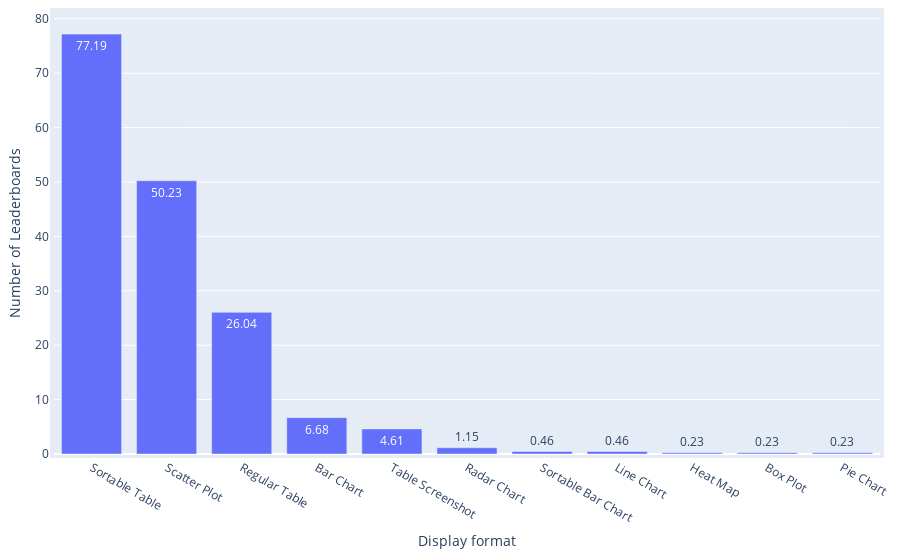

The notebook cell saved with this chart:
### Code cell
df = pd.read_csv(path_meta / 'leaderboard_processed.csv')
df['Display formats'] = df['Display formats'].apply(ast.literal_eval)

df_split = df.explode('Display formats')['Display formats'].value_counts().reset_index(name='Frequency')
print(f"{df_split['Display formats'].iloc[0]} is the most popular display format of leaderboards, accounting for {round(df_split['Frequency'].iloc[0]/len(df)*100,2)}% ({df_split['Frequency'].iloc[0]} out of {len(df)}) leaderboard systems.")
df_split['Weight'] = 1

statistics = {
    'Distribution': 'Leaderboard Systems across Display Formats',
    'Mean': np.mean(df_split['Frequency']),
    'Median': np.median(df_split['Frequency']),
    'IQR': df_split['Frequency'].quantile(0.75) - df_split['Frequency'].quantile(0.25),
    'Gini Coefficient': ineqpy.inequality.gini(data=df_split, income='Frequency', weights='Weight'),
}
if os.path.exists(path_meta / 'leaderboard_statistics.csv'):
    df_statistics = pd.read_csv(path_meta / 'leaderboard_statistics.csv')
else:
    df_statistics = pd.DataFrame()
df_statistics = pd.concat([df_statistics, pd.DataFrame([statistics])], ignore_index=True)
df_statistics.drop_duplicates(subset=['Distribution'], keep='last', inplace=True)
df_statistics.sort_values(by='Distribution', inplace=True)
df_statistics.to_csv(path_meta / 'leaderboard_statistics.csv', index=False)

df_split['Ratio'] = round(df_split['Frequency'] / len(df) * 100, 2)

fig = px.bar(
    x=df_split['Display formats'],
    y=df_split['Ratio'],
    text_auto=True,
    labels={'x': 'Display format', 'y': 'Number of Leaderboards'},
)
# Update the layout for a tighter look
fig.update_layout(
    autosize=True,
    margin=dict(
        l=10,  # Left margin
        r=10,  # Right margin
        b=10,  # Bottom margin
        t=10,  # Top margin
        pad=4  # Padding between the plot and the margin
    )
)
fig.show()

### Figure 1 — Plotly figure (JSON) as saved in the notebook; plotly's stock layout.template omitted (floating-point values rounded to 4 significant figures)
{"data": [{"alignmentgroup": "True", "hovertemplate": "Display format=%{x}<br>Number of Leaderboards=%{y}<extra></extra>", "legendgroup": "", "marker": {"color": "#636efa", "pattern": {"shape": ""}}, "name": "", "offsetgroup": "", "orientation": "v", "showlegend": false, "textposition": "auto", "texttemplate": "%{y}", "type": "bar", "x": ["Sortable Table", "Scatter Plot", "Regular Table", "Bar Chart", "Table Screenshot", "Radar Chart", "Sortable Bar Chart", "Line Chart", "Heat Map", "Box Plot", "Pie Chart"], "xaxis": "x", "y": [77.19, 50.23, 26.04, 6.68, 4.61, 1.15, 0.46, 0.46, 0.23, 0.23, 0.23], "yaxis": "y"}], "layout": {"autosize": true, "barmode": "relative", "legend": {"tracegroupgap": 0}, "margin": {"b": 10, "l": 10, "pad": 4, "r": 10, "t": 10}, "xaxis": {"anchor": "y", "domain": [0, 1], "title": {"text": "Display format"}}, "yaxis": {"anchor": "x", "domain": [0, 1], "title": {"text": "Number of Leaderboards"}}}}
